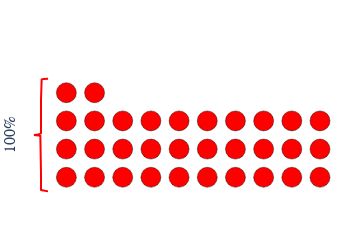

The code cell stored with this chart in its notebook:
### Code cell
val_freq_plot(expt1_materials_forChi, 'louise_shopping', 'UNEXP-BAD', expt1,
                  10,
#                   title= str(mat+" "+cond), 
                  x_block_size=10, 
                  y_block_size=10, 
                  gap_size=0.5, 
                  w=35, 
                  h=50,
                  brace_space_left=-0.3,
                  brace_space_right=.5)

### Figure 1 — Plotly figure (JSON) as saved in the notebook; plotly's stock layout.template omitted (floating-point values rounded to 4 significant figures; data arrays with more than 128 entries replaced by an {"elided": "..."} marker saying what was removed)
{"data": [{"hoverinfo": "text", "hovertext": ["As Lisa is drawing money from<br>the ATM she realises she is<br>overdrawn and doesn't have<br>enough money to buy what she<br>wants.", "She got robbed at the ATM", "Her information gets stolen.", "Lousie lost the money on the<br>way to the store", "She doesn't have enough money", "Louise is robbed of the money<br>she took out. She looked too<br>wealthy.", "Louise doesn't have any money<br>in the ATM because somebody<br>stole it", "Louise gets held up at<br>gunpoint and loses all the<br>money she has withdrawn from<br>the ATM.", "She is mugged at the ATM and<br>all her money is stolen", "the ATM wasn't working and her<br>card was stuck in the machine", "She might spend too much.", "The shop is closed.", "She gets mugged after<br>withdrawing the cash", "She is out of money for the<br>ATM.", "she gets robbed", "She is out of money", "she rips her dress", "the shop is closed", "She has no money to withdraw", "Louise may not have enough<br>money to buy clothes at the<br>expensive clothes store and<br>realises it when she draws out<br>the money.", "her money is stolen from her", "As she draws the money out of<br>her bank someone snatches it<br>on the way past", "someone takes her money as she<br>gets it from the machine, it<br>was a lot as she was going to<br>an expensive shop", "She forgot to take the money<br>from the ATM", "Someone mugs her and steals<br>the money", "she is mugged just after<br>leaving atm", "someone takes the money from<br>her hand", "Her heel snaps on her shoe", "Her balance is much lower than<br>expected and has been the<br>victim of card fraud", "out of money", "The ATM machine did not return<br>her card", "Louise doesn't have enough<br>money to take out at the ATM,<br>necessary to pay for the<br>clothes she wants to buy later<br>on."], "marker": {"color": "red", "line": {"color": "black", "width": 0.4}, "size": 20, "symbol": "circle"}, "mode": "markers", "name": "neg (32.0)", "type": "scatter", "x": [0, 1, 2, 3, 4, 5, 6, 7, 8, 9, 0, 1, 2, 3, 4, 5, 6, 7, 8, 9, 0, 1, 2, 3, 4, 5, 6, 7, 8, 9, 0, 1], "y": [0, 0, 0, 0, 0, 0, 0, 0, 0, 0, 1, 1, 1, 1, 1, 1, 1, 1, 1, 1, 2, 2, 2, 2, 2, 2, 2, 2, 2, 2, 3, 3]}, {"line": {"color": "red"}, "mode": "lines", "type": "scatter", "x": {"elided": "267 float values"}, "y": {"elided": "267 float values"}}], "layout": {"annotations": [{"font": {"family": "Arial", "size": 16}, "showarrow": false, "text": "100%", "textangle": -90, "x": -2, "y": 1.5}], "height": 150, "margin": {"b": 0, "l": 0, "r": 0, "t": 30}, "paper_bgcolor": "rgba(255,255,255,1)", "plot_bgcolor": "rgba(0,0,0,0)", "showlegend": false, "title": {"text": ""}, "width": 350, "xaxis": {"scaleanchor": "y", "scaleratio": 1, "showgrid": false, "showline": false, "showticklabels": false, "visible": false, "zeroline": false}, "yaxis": {"constrain": "domain", "range": [-1, 4], "showgrid": false, "showline": false, "showticklabels": false, "visible": false, "zeroline": false}}}
